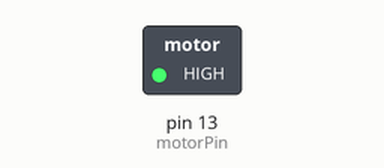
This sketch was run on a simulated Arduino Uno, built with avr-gcc and run on an emulated ATmega328P. Parts: switched loads named in the sketch (green lamp = pin HIGH).

Above: at 1.2 s.
At 6.5 s:
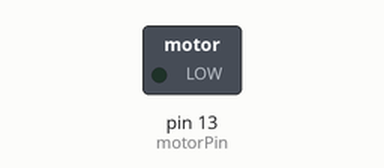
Timing chart, 0 to 8.1 s (numbered marks = the images above):
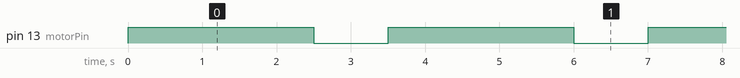

Measured:
- by itself, pin 13 (motorPin): alternates HIGH for 2.5 s and LOW for 1.0 s

The sketch:

sketch_jul04c.ino
```cpp
int motorPin = 13;

void setup() {
  pinMode(motorPin, OUTPUT);
}

void loop() {
  //int onTime = 1000;
  //int offTime = 1000;
  //analogWrite(motorPin, 5);
  //delay(onTime);
  //digitalWrite(motorPin, LOW);
  //delay(offTime);
  motorOnThenOff();
}

void motorOnThenOff() {
  int onTime = 2500;
  int offTime = 1000;
  digitalWrite(motorPin, HIGH);
  delay(onTime);
  digitalWrite(motorPin, LOW);
  delay(offTime);
}
```
